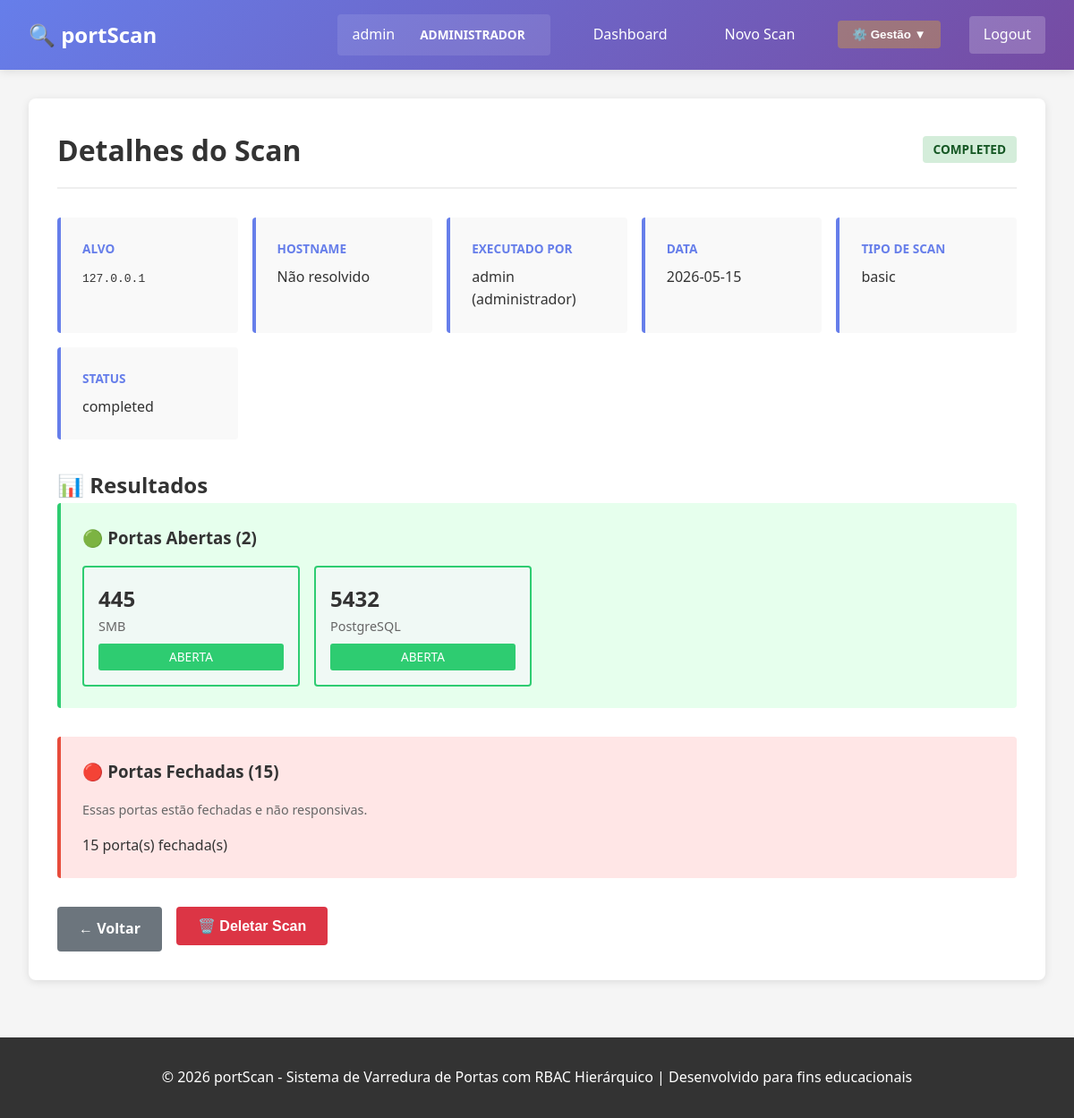
The app's page /scan/view/2 (signed in) with its own data.
### tables this page shows
CREATE TABLE users (
            id INTEGER PRIMARY KEY AUTOINCREMENT,
            username TEXT UNIQUE NOT NULL,
            email TEXT UNIQUE NOT NULL,
            password_hash TEXT NOT NULL,
            role TEXT DEFAULT 'analista' NOT NULL,
            department TEXT,
            is_active INTEGER DEFAULT 1,
            created_at TEXT DEFAULT CURRENT_TIMESTAMP
        );

CREATE TABLE scan_logs (
            id INTEGER PRIMARY KEY AUTOINCREMENT,
            user_id INTEGER NOT NULL,
            target_ip TEXT NOT NULL,
            target_hostname TEXT,
            ports TEXT,
            scan_type TEXT DEFAULT 'basic',
            status TEXT DEFAULT 'pending',
            results TEXT,
            error_message TEXT,
            created_at TEXT DEFAULT CURRENT_TIMESTAMP,
            completed_at TEXT,
            duration_seconds INTEGER,
            FOREIGN KEY (user_id) REFERENCES users (id)
        );

### routes/scanner_routes.py (the view)
@scanner_bp.route('/view/<int:scan_id>')
@login_required
def view_scan(scan_id):
    scan = get_scan_log(scan_id)
    if not scan:
        flash('Scan não encontrado.', 'error')
        return redirect(url_for('scanner.dashboard'))
    if scan.user_id != current_user.id and current_user.role != 'administrador':
        flash('Você não tem acesso a este scan.', 'error')
        return redirect(url_for('scanner.dashboard'))
    results = json.loads(scan.results) if scan.results else {}
    return render_template('scan_details.html', scan=scan, results=results)

### database.py (called while the page is built)
def get_connection():
    conn = sqlite3.connect(DATABASE_PATH)
    conn.row_factory = sqlite3.Row
    return conn

def get_user_by_id(user_id):
    conn = get_connection()
    cursor = conn.cursor()
    cursor.execute('SELECT * FROM users WHERE id = ?', (user_id,))
    row = cursor.fetchone()
    conn.close()
    if row:
        return User(*row)
    return None

def get_scan_log(scan_id):
    conn = get_connection()
    cursor = conn.cursor()
    cursor.execute('SELECT * FROM scan_logs WHERE id = ?', (scan_id,))
    row = cursor.fetchone()
    conn.close()
    if row:
        return ScanLog(*row)
    return None

    @property
    def executor(self):
        return get_user_by_id(self.user_id)

### templates/scan_details.html (shortened to what this page needs)
{% extends "base.html" %}
{% block content %}
<div class="scan-details">
    <div class="scan-header">
        <h1>Detalhes do Scan</h1>
        <span class="status-badge status-{{ scan.status }}">{{ scan.status|upper }}</span>
    </div>
    <div class="scan-info-grid">
        <div class="info-card">
            <h3>Alvo</h3>
            <p><code>{{ scan.target_ip }}</code></p>
        </div>
        <div class="info-card">
            <h3>Hostname</h3>
            <p>{{ scan.target_hostname or 'Não resolvido' }}</p>
        </div>
        <div class="info-card">
            <h3>Executado por</h3>
            <p>{{ scan.executor.username }} ({{ scan.executor.role }})</p>
        </div>
        <div class="info-card">
            <h3>Data</h3>
            <p>{{ scan.created_at[:10] }}</p>
        </div>
        <div class="info-card">
            <h3>Tipo de Scan</h3>
            <p>{{ scan.scan_type }}</p>
        </div>
        <div class="info-card">
            <h3>Status</h3>
            <p>{{ scan.status }}</p>
        </div>
    </div>
    {% if scan.status == 'completed' and results %}
        <div class="scan-results">
            <h2>📊 Resultados</h2>
            {% if results.open_ports %}
                <div class="results-section open-ports">
                    <h3>🟢 Portas Abertas ({{ results.open_ports|length }})</h3>
                    <div class="ports-list">
                        {% for port in results.open_ports %}
                            <div class="port-item open">
                                <span class="port-number">{{ port.port }}</span>
                                <span class="service-name">{{ port.service or 'Desconhecido' }}</span>
                                <span class="port-status">ABERTA</span>
                            </div>
                        {% endfor %}
                    </div>
                </div>
            {% endif %}
            {% if results.closed_ports %}
                <div class="results-section closed-ports">
                    <h3>🔴 Portas Fechadas ({{ results.closed_ports|length }})</h3>
                    <p class="section-note">Essas portas estão fechadas e não responsivas.</p>
                    <div class="ports-list summary">
                        <p>{{ results.closed_ports|length }} porta(s) fechada(s)</p>
                    </div>
                </div>
            {% endif %}
        </div>
    {% elif scan.status == 'failed' %}
        <div class="error-section">
            <h2>❌ Erro no Scan</h2>
            <p class="error-message">{{ scan.error_message }}</p>
        </div>
    {% elif scan.status == 'pending' or scan.status == 'running' %}
        <div class="pending-section">
            <h2>⏳ Scan em Andamento</h2>
            <p>Por favor, aguarde enquanto o scan é executado...</p>
        </div>
    {% endif %}
    <div class="scan-actions">
        <a href="{{ url_for('scanner.dashboard') }}" class="btn btn-secondary">← Voltar</a>
        {% if scan.status == 'completed' %}
            <form method="POST" action="{{ url_for('scanner.delete_scan', scan_id=scan.id) }}" style="display:inline;">
                <button type="submit" class="btn btn-danger" onclick="return confirm('Tem certeza que deseja deletar este scan?')">🗑️ Deletar Scan</button>
            </form>
        {% endif %}
    </div>
</div>
{% endblock %}

### templates/base.html (shortened to what this page needs)
<!DOCTYPE html>
<html lang="pt-BR">
<head>
    <link rel="stylesheet" href="{{ url_for('static', filename='style.css') }}">
</head>
<body>
    <nav class="navbar">
        <div class="navbar-brand">
            <span class="logo">🔍 portScan</span>
        </div>
        <div class="navbar-menu">
            {% if current_user.is_authenticated %}
                <span class="user-info">
                    {{ current_user.username }} <span class="role-badge role-{{ current_user.role }}">{{ current_user.role }}</span>
                </span>
                <a href="{{ url_for('scanner.dashboard') }}" class="nav-link">Dashboard</a>
                <a href="{{ url_for('scanner.new_scan') }}" class="nav-link">Novo Scan</a>
                {% if current_user.role in ['administrador', 'gestor'] %}
                    <div class="nav-dropdown">
                        <button class="nav-link admin-link">⚙️ Gestão ▼</button>
                    </div>
                {% endif %}
                <a href="{{ url_for('auth.logout') }}" class="nav-link logout">Logout</a>
            {% else %}
                <a href="{{ url_for('auth.login') }}" class="nav-link">Login</a>
                <a href="{{ url_for('auth.register') }}" class="nav-link">Registrar</a>
            {% endif %}
        </div>
    </nav>
    <div class="container">
        {% block content %}{% endblock %}
    </div>
    <footer class="footer">
        <p>&copy; 2026 portScan - Sistema de Varredura de Portas com RBAC Hierárquico | Desenvolvido para fins educacionais</p>
    </footer>
</body>
</html>

### static/style.css (style rules this page uses)
* { margin: 0; padding: 0; box-sizing: border-box; }
body { font-family: 'Segoe UI', Tahoma, Geneva, Verdana, sans-serif; background-color: #f5f5f5; color: #333; line-height: 1.6; }
.navbar { background: linear-gradient(135deg, #667eea 0%, #764ba2 100%); color: white; padding: 1rem 2rem; display: flex; justify-content: space-between; align-items: center; box-shadow: 0 2px 10px rgba(0,0,0,0.1); }
.navbar-brand { font-size: 1.5rem; font-weight: bold; }
.logo { display: flex; align-items: center; gap: 0.5rem; }
.navbar-menu { display: flex; gap: 2rem; align-items: center; }
.nav-link { color: white; text-decoration: none; padding: 0.5rem 1rem; border-radius: 4px; transition: background 0.3s; }
.nav-link.logout { background: rgba(255,255,255,0.2); }
.nav-link.admin-link { background: rgba(255, 193, 7, 0.3); font-weight: bold; }
.user-info { background: rgba(255,255,255,0.1); padding: 0.5rem 1rem; border-radius: 4px; display: flex; gap: 1rem; align-items: center; }
.nav-dropdown { position: relative; display: inline-block; }
.nav-dropdown .nav-link { cursor: pointer; border: none; background: rgba(255, 193, 7, 0.3); font-weight: bold; }
.role-badge { display: inline-block; padding: 0.25rem 0.75rem; border-radius: 20px; font-size: 0.85rem; font-weight: bold; text-transform: uppercase; }
.status-badge { display: inline-block; padding: 0.25rem 0.75rem; border-radius: 4px; font-size: 0.85rem; font-weight: bold; }
.status-completed { background: #d4edda; color: #155724; }
.container { max-width: 1200px; margin: 2rem auto; padding: 0 2rem; }
.btn { padding: 0.75rem 1.5rem; border: none; border-radius: 4px; cursor: pointer; font-size: 1rem; font-weight: bold; text-decoration: none; display: inline-block; transition: all 0.3s; }
.btn-secondary { background: #6c757d; color: white; }
.btn-danger { background: #dc3545; color: white; }
.info-card { background: #f9f9f9; padding: 1.5rem; border-radius: 4px; border-left: 4px solid #667eea; }
.info-card h3 { color: #667eea; font-size: 0.85rem; text-transform: uppercase; margin-bottom: 0.5rem; }
.scan-details { background: white; padding: 2rem; border-radius: 8px; box-shadow: 0 2px 10px rgba(0,0,0,0.1); }
.scan-header { display: flex; justify-content: space-between; align-items: center; margin-bottom: 2rem; border-bottom: 2px solid #eee; padding-bottom: 1rem; }
.scan-info-grid { display: grid; grid-template-columns: repeat(auto-fit, minmax(200px, 1fr)); gap: 1rem; margin-bottom: 2rem; }
.scan-results { margin-bottom: 2rem; }
.results-section { margin-bottom: 2rem; padding: 1.5rem; border-radius: 4px; }
.results-section h3 { margin-bottom: 1rem; }
.open-ports { background: #e6ffed; border-left: 4px solid #2ecc71; }
.closed-ports { background: #ffe6e6; border-left: 4px solid #e74c3c; }
.ports-list { display: grid; grid-template-columns: repeat(auto-fill, minmax(200px, 1fr)); gap: 1rem; margin-top: 1rem; }
.ports-list.summary { grid-template-columns: 1fr; }
.port-item { background: white; padding: 1rem; border-radius: 4px; border: 2px solid #ddd; transition: all 0.3s; }
.port-item.open { border-color: #2ecc71; background: #f0f9f5; }
.port-number { display: block; font-size: 1.5rem; font-weight: bold; color: #333; }
.service-name { display: block; color: #666; font-size: 0.9rem; }
.port-status { display: block; margin-top: 0.5rem; padding: 0.25rem 0.5rem; border-radius: 3px; font-size: 0.85rem; background: #2ecc71; color: white; text-align: center; }
.section-note { color: #666; font-size: 0.9rem; margin-bottom: 0.5rem; }
.scan-actions { display: flex; gap: 1rem; margin-top: 2rem; }
.footer { background: #333; color: white; text-align: center; padding: 2rem; margin-top: 4rem; }

### records on screen
users: username "admin", role "ADMINISTRADOR", executor.username "admin", executor.role "administrador"
scan_logs: status "COMPLETED", target_ip "127.0.0.1", created_at "2026-05-15", scan_type "basic", status "completed"

### other values on screen
{{ scan.target_hostname or 'Não resolvido' }} "Não resolvido"
{{ results.open_ports|length }} "2"
{{ port.port }} "445" "5432"
{{ port.service or 'Desconhecido' }} "SMB" "PostgreSQL"
{{ results.closed_ports|length }} "15"
